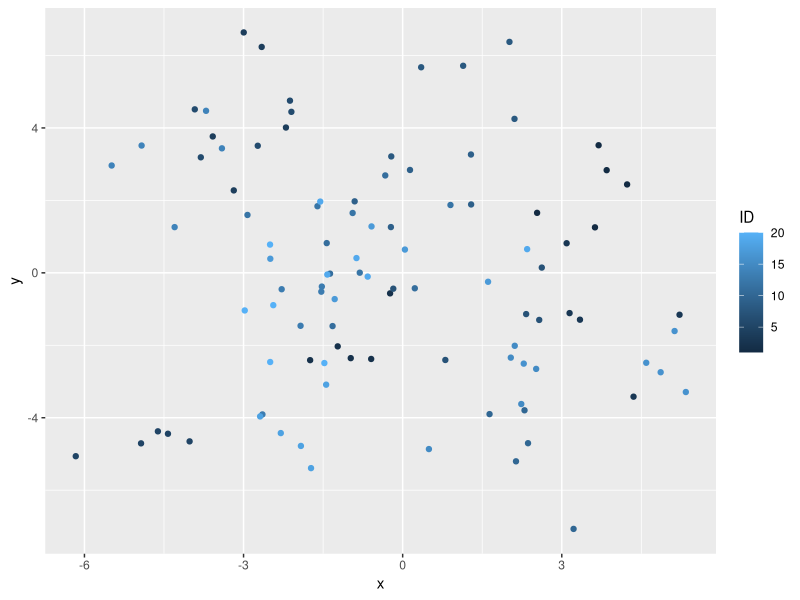

This chart was generated by the following R code:
################################################################################
# PRETTY COLORING BASED ON FURTHEST POINT SAMPLING
################################################################################

# SETUP ========================================================================

# load packages
library(colorspace)
library(data.table)
library(RANN)

# HELPERS ======================================================================

get_pal <- function(name = "rainbow") {
  # modified from coolors.co
  palettes <- list(
    "vibrant_summer" = c("#ff595e","#ff924c","#ffca3a","#c5ca30","#8ac926","#52a675","#1982c4","#4267ac","#6a4c93"),
    "sky" = c("#f2c13a","#ef7239","#f23184","#955ae8","#5c96f5"),
    "sea" = c("#d9ed92","#99d98c","#52b69a","#168aad","#1e6091","#154366","#0C304C"),
    "cozy" = c("#41764c","#a7c957","#eadbb3","#d68b8b","#bc4749"),
    "fairy" = c("#cd92ef","#ffadcb","#fed2e2","#b1e2fc","#9bc1ff"),
    "winter" = c("#007DA3","#00afb9","#fdfcdc","#fdca9b","#ee6258"),
    "rainbow" = c("#f52e2e","#f5982e","#f5d42e","#dcf636","#acf636","#36f6a6","#36e9f6","#3d90ee","#7336f6","#c236f6"),
    "pastel" = c("#fcf7b7","#fed9bb","#ffbfc3","#f7aae7","#c4a6f5","#90bbf8","#7cd9f8","#7beff9","#85f9e0","#a4fdac"),
    "candy" = c("#9137ff","#ff5ce4","#ff4545","#fee440","#00bbf9","#00f5bc"),
    "boring" = c("#DEE2E6", "#191C1F")
  )
  return(colorRampPalette(palettes[[name]]))
}

dummy_input <- function(n = 20) {
  out <- c()
  for (i in 1:n) {
    curr <- data.table::data.table(
      "ID" = i,
      "x" = runif(1, min=-5, max=+5) + rnorm(5),
      "y" = runif(1, min=-5, max=+5) + rnorm(5),
      "z" = rnorm(5))
    out <- rbind(out, curr)
  }
  return(out)
}

# FUNCTIONS ====================================================================

color_ids <- function(
    df = dummy_input(),
    col = "sky",
    ncol = 12,
    n_neighbors = 8) {

  # check inputs
  # TODO
  
  # assign color palette
  pal_fun <- ifelse(length(col) > 1, colorRampPalette(col), get_pal(col))
  pal <- pal_fun(ncol)
  
  # calculate ID centers
  centers <- df[, .(x = mean(x), y = mean(y), z = mean(z)), by = ID]
  
  # create color lookup
  color_RGB <- colorspace::hex2RGB(pal)
  color_LAB <- as(color_RGB, "LAB")
  color_lookup <- data.table::data.table(
    "color_ID" = 1:ncol,
    "color_HEX" = pal,
    "color_RGB" = split(color_RGB@coords, seq(nrow(color_RGB@coords))),
    "color_LAB" = split(color_LAB@coords, seq(nrow(color_LAB@coords)))
  )
  
  # calculate LAB color distances (matrix)
  lab_matrix <- do.call(rbind, color_lookup$color_LAB)
  color_distances <- as.matrix(dist(lab_matrix))
  
  # calculate spatial distances (graphs)
  kdtree <- RANN::nn2(centers[, .(x, y, z)], k = n_neighbors)
  
  # get mean distance of n nearest neighbours per instance
  mean_distances <- rowMeans(kdtree$nn.dists)
  
  # sort IDs depending on average distance to neighbours
  sorted_center_ids <- centers[order(-mean_distances), ID]
  
  # prepare output data
  out <- data.table::data.table(
    "ID" = centers$ID,
    "color_ID" = 0
  )
  
  # loop through all IDs
  for (curr_center_id in sorted_center_ids) {
    
    # extract nearest neighbours
    curr_nn_ids <- kdtree$nn.idx[curr_center_id,][-1]
    
    # check colors of nearest neighbours
    if (sum(out[out$ID %in% curr_nn_ids,"color_ID"]) == 0) {
      
      # assign random color
      out[out$ID == curr_center_id,"color_ID"] <- sample(color_lookup[,color_ID], 1)
    } else {
      
      # get unused colors
      colors_unused <- c() # TODO
      
      # check if all colors have been used
      if (length(colors_unused == 0)) {
        
        # new, most different color from neighbours
        # TODO
        
      } else if (length(colors_unused == 1)) {
        
        # use left over color
        out[out$ID == curr_center_id,"color_ID"] <- colors_unused
        
      } else {
        
        # for each color not yet assigned to a neighbour
        # TODO
        
        # calculate total color distance
        # TODO
        
        # get most different color (largest distance)
        # TODO
      }
    }
  }
  
  # assign RGB color to points
  
  # return results
  return(out)
}

# EXECUTION ====================================================================

# create dummy data
df <- dummy_input()

# check data
ggplot2::ggplot(df) +
  ggplot2::geom_point(ggplot2::aes(x=x, y=y, col = ID))

# add color values
df <- color_ids(df)
  
# show results

# ==============================================================================
